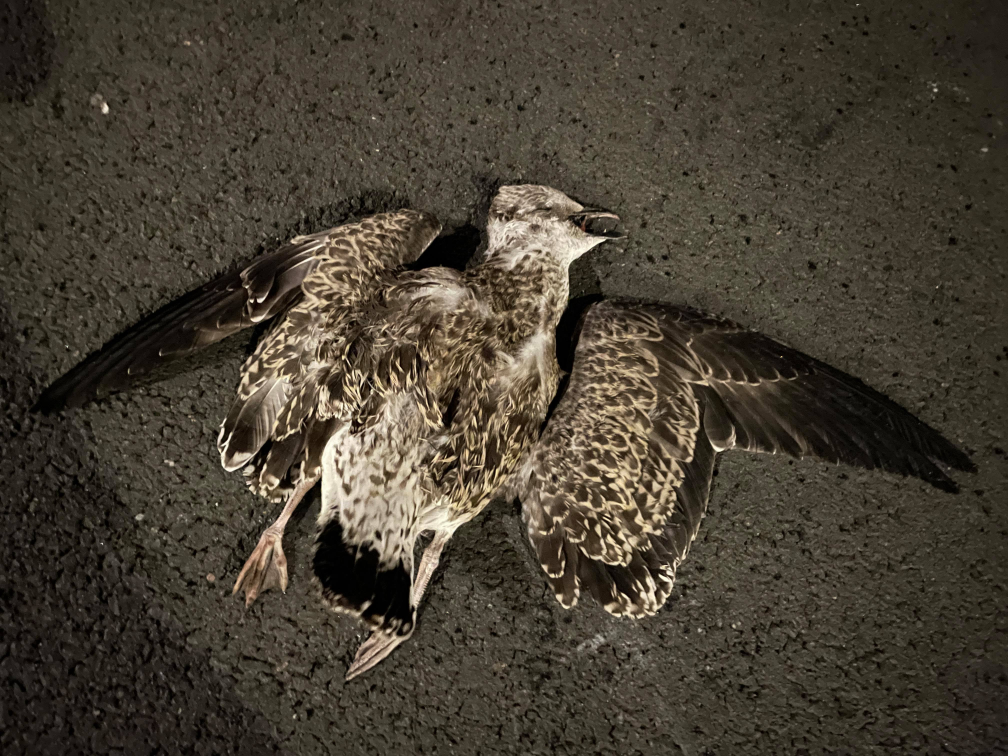
#> input picture maxs_space/images/bird.jpg, 4032 x 3024 px (shown at 1/4 size)
$ python mosaicifier.py images/bird.jpg
#> lines starting #> are read from the running program, lines starting #| are printed output that depends on the picture
import PIL
from PIL import Image, ImageDraw
import sys
import random

# GOAL: This program accepts images in the images directory beneath the working
# directory. It will print the width and height divisors of the image before
# using hard-coded values to "mosaic"-ify the image. There are 2 colour palettes
# available to apply to the mosaic tiles, average grayscale and average colour.
# These can be toggled simply by changing the code in the loops

# USAGE: This program accepts no command line arguments
# $ python mosaicifier

print(sys.argv[1:])

# TODO >
# - Inputs
#   - filename
#   - colour_palette
#   - mosaic_tile_size
# - Function Decomposition
# - Prime Dimension Handling

image = Image.open('images/bird.jpg')
#> image is the input picture: PIL image 4032x3024 RGB; mean R, G, B 71.1, 63.6, 51.1

# debug colours
neon_g = (0,255,0)
neon_b = (0,0,255)
neon_p = (254,1,154)

# a source version of the image where each pixel's colour is represented in rgb
# the image has to be converted to a drawing type image to draw in rectangular
# "tiles" that we re-colour on the fly
rgb_image = image.convert('RGB')
drw_img = ImageDraw.Draw(rgb_image)

# we'll need the dimensions later for iteration through pixels
width, height = rgb_image.size
#> width = 4032; height = 3024

widths = []
heights = []
print("width divisors:")
for i in range(2,width):
    if width % i == 0:
        widths.append(i)
        print(i)
#> after the loop, widths = 40 values from 2 to 2016
print("height divisors:")
for i in range(2,height):
    if height % i == 0:
        heights.append(i)
        print(i)
#> after the loop, heights = 38 values from 2 to 1512
if len(heights) == 0 or len(widths) == 0:
    print("prime dimension, tiling impossible")
    exit()

# this is changed to be the first element of comparisons as soon as it's set
lowest = 3000
tile_width = 0
tile_height = 0

# gets the closest square tiles available
# if there are multiple square tile sizes available, picks the smallest
for i in range(0,len(widths)):
    for j in range(0,len(heights)):
        current = abs(widths[i] - heights[j])
        if i == 0 and j == 0:
            lowest = current
            tile_width = widths[i]
            tile_height = heights[j]
        elif current < lowest:
            lowest = current
            tile_width = widths[i]
            tile_height = heights[j]

# tile dimension choosing not available yet, can change manually here though!
tile_width = 9
tile_height = 10

print("lowest pixel difference:",lowest,"width:",tile_width,"height:",tile_height)
#| lowest pixel difference: 0 width: 9 height: 10

total_tiles = int(int(width / tile_width) * int(height / tile_height))
#> total_tiles = 135296
print(total_tiles)
#| 135296

last_y = 0
last_x = 0
current_tile = []
rs = []
gs = []
bs = []

# returns (a,b,c)
def find_addends(red,green,blue):
    x = int((red + green + blue) / 3)
    vals = []
    limit = x * 3
    for i in range(0,3):
        r = random.randint(0, limit)
        limit = limit - r
        vals.append(r)
    return (vals[0],vals[1],vals[2])

# for each tile...
for i in range(0,total_tiles):
    # vertically iterate through the tile first...
    for y in range(last_y,(last_y+tile_height)):
        # ...then iterate through each row at that height...
        for x in range(last_x,(last_x+tile_width)):

            # get the rgb of each individual pixel
            r,g,b = rgb_image.getpixel((x,y))
            # calculate its weighted grayscale value (formula online)
            ag = int((0.299*r) + (0.587*g) + (0.114*b))
            # add it to the current tile's grayscale values
            current_tile.append(ag)
            # keep a hold of raw rgb values if average colour palette is to be
            # used
            rs.append(r)
            gs.append(g)
            bs.append(b)

            # if we're at the edge of the image then move down and back to the
            # left hand side of the image
            if x == width-1 and y == ((last_y+tile_height)-1):

                # should be a function!

                # calculates average red green and blue values for an entire
                # mosaic tile
                avgr = int(sum(rs) / len(rs))
                avggr = int(sum(gs) / len(gs))
                avgb = int(sum(bs) / len(bs))

                # current_tile stores average grayscale values for each pixel
                # within a tile

                # calculates average grayscale value for an entire mosaic tile
                avgg = sum(current_tile) / len(current_tile)
                # grayscale value between 1 and 10 (integer cast round)
                avg_grayscale_colour = int((avgg / 255) * 10)
                # amplify grayscale by 25 so it's easier to see

                avg_grayscale_colour = avg_grayscale_colour * 15

                a,b,c = find_addends(avgr,avggr,avgb)

                drw_img.rectangle([last_x,last_y,x,y], fill=((a),(b),(c)))
                str_col = str(avg_grayscale_colour)
                #drw_img.text((last_x, last_y), str_col)

                last_x = 0
                last_y = last_y + tile_height

                # should be a function!
                current_tile = []
                rs = []
                gs = []
                bs = []


            # if we've reached the bottom right of a tile, colour the tile and
            # move to the next one
            elif x == ((last_x+tile_width)-1) and y == ((last_y+tile_height)-1):

                # should be a function!
                avgr = int(sum(rs) / len(rs))
                avggr = int(sum(gs) / len(gs))
                avgb = int(sum(bs) / len(bs))
                avgg = sum(current_tile) / len(current_tile)
                avg_grayscale_colour = int((avgg / 255) * 10)
                avg_grayscale_colour = avg_grayscale_colour * 15
                a,b,c = find_addends(avgr,avggr,avgb)
                drw_img.rectangle([last_x,last_y,x,y], fill=((a),(b),(c)))
                str_col = str(avg_grayscale_colour)
                #drw_img.text((last_x, last_y), str_col)

                # should be a function!
                current_tile = []
                rs = []
                gs = []
                bs = []

                last_x = last_x + tile_width
#> after the loop, a = 29; avg_grayscale_colour = 15; avgb = 28; avgg = 32.76; avggr = 31; avgr = 36; bs = []; c = 11; current_tile = []; gs = []; last_x = 0; last_y = 3020; rs = []; str_col = '15'

rgb_image.save('images/last_processed.jpg')
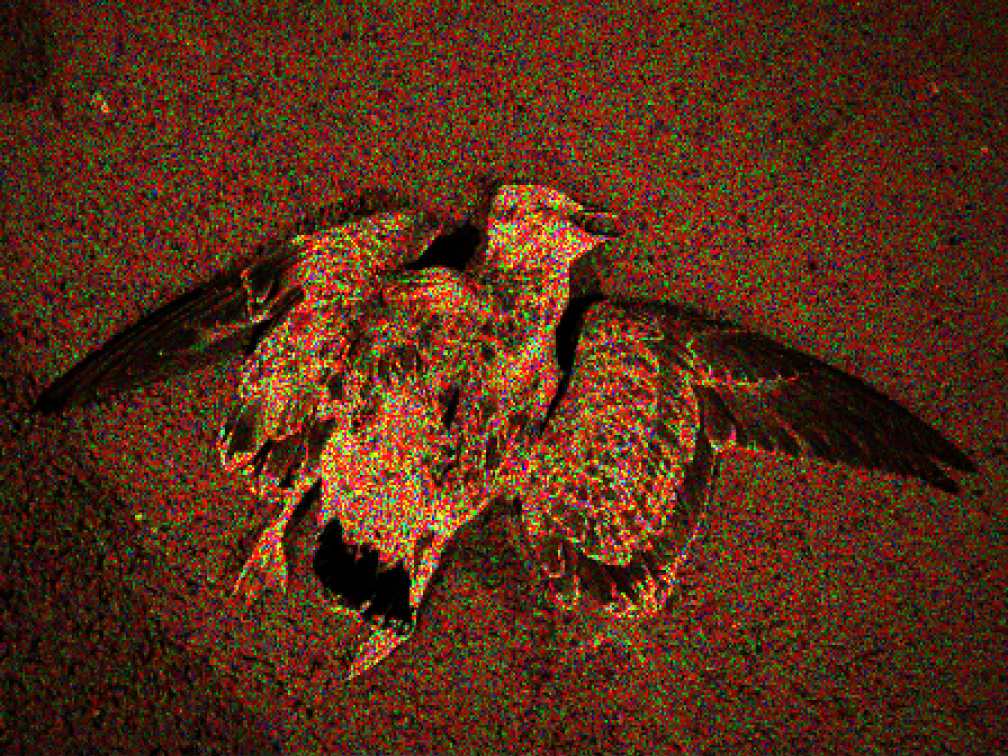
#> saved as last_processed.jpg: PIL image 4032x3024 RGB (shown at 1/4 size); mean R, G, B 87, 45.3, 22.8
rgb_image.show()
